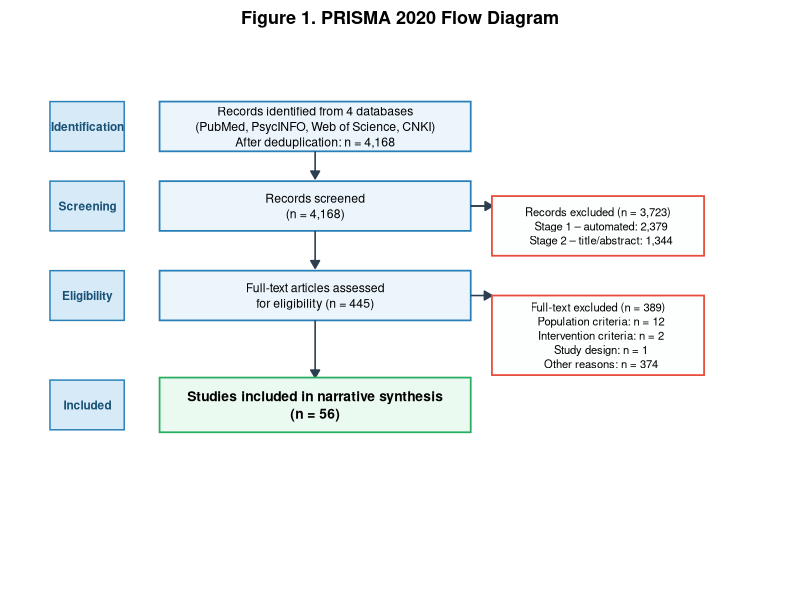

Source code (R):
# Figure 1: PRISMA 2020 Flow Diagram — Redesigned
# Paper 01 — WM Training Systematic Review
# Clean professional layout matching published PRISMA standards

library(ggplot2)
library(grid)

# ─────────────────────────────────────────────────
# DATA
# If per-database counts are available, fill in below.
# Currently using merged total only (n_per_db = NA).
# ─────────────────────────────────────────────────
n_pubmed    <- NA   # fill if known, e.g. 1823
n_psycinfo  <- NA
n_wos       <- NA
n_cnki      <- NA
n_total_raw <- NA   # total before deduplication (if known)
n_identified <- 4168  # after deduplication

n_screened          <- 4168
n_excluded_screen   <- 3723   # 4168 - 445
n_stage1            <- 2379   # automated keyword filter
n_stage2            <- 1344   # title/abstract review

n_fulltext          <- 445
n_fulltext_excluded <- 389    # 445 - 56
n_excl_population   <- 12
n_excl_intervention <- 2
n_excl_design       <- 1
n_excl_other        <- 389 - 12 - 2 - 1   # remaining (other reasons)

n_included          <- 56

# ─────────────────────────────────────────────────
# Build identification label based on available data
# ─────────────────────────────────────────────────
if (!is.na(n_pubmed)) {
  id_label <- sprintf(
    "Records identified from databases\nPubMed (n=%d), PsycINFO (n=%d)\nWeb of Science (n=%d), CNKI (n=%d)\nTotal after deduplication: n=%s",
    n_pubmed, n_psycinfo, n_wos, n_cnki,
    format(n_identified, big.mark=","))
} else {
  id_label <- sprintf(
    "Records identified from 4 databases\n(PubMed, PsycINFO, Web of Science, CNKI)\nAfter deduplication: n = %s",
    format(n_identified, big.mark=","))
}

# ─────────────────────────────────────────────────
# COORDINATE SYSTEM: x 0–100, y 0–100
# Main column center: x = 38
# Excluded boxes center: x = 78
# Phase labels: x = 6
# Row y-centers: 88, 74, 58, 36
# ─────────────────────────────────────────────────

BOX_W   <- 44   # main box width
BOX_H   <- 10   # main box height
EX_W    <- 30   # excluded box width
EX_H_1  <- 12   # excluded box height (screening)
EX_H_2  <- 16   # excluded box height (full-text)
CX      <- 38   # main column x
EX_CX   <- 78   # excluded column x

draw_prisma <- function() {

  p <- ggplot() +
    xlim(0, 100) + ylim(0, 100) +
    theme_void() +
    theme(
      plot.background = element_rect(fill = "white", color = NA),
      plot.margin = margin(8, 8, 8, 8),
      plot.title = element_text(size = 13, face = "bold",
                                hjust = 0.5, margin = margin(b = 10))
    )

  # ── helpers ──────────────────────────────────────

  dbox <- function(p, cx, cy, w, h, txt,
                   fill = "white", border = "#2C3E50",
                   tsize = 3.1, bold = FALSE) {
    face <- ifelse(bold, "bold", "plain")
    p +
      annotate("rect",
               xmin=cx-w/2, xmax=cx+w/2,
               ymin=cy-h/2, ymax=cy+h/2,
               fill=fill, color=border, linewidth=0.6) +
      annotate("text", x=cx, y=cy, label=txt,
               size=tsize, hjust=0.5, vjust=0.5,
               lineheight=1.05, fontface=face)
  }

  varrow <- function(p, x, y1, y2) {
    p + annotate("segment", x=x, xend=x, y=y1, yend=y2,
                 arrow=grid::arrow(length=unit(0.22,"cm"), type="closed"),
                 color="#2C3E50", linewidth=0.55)
  }

  harrow <- function(p, x1, x2, y) {
    p + annotate("segment", x=x1, xend=x2, y=y, yend=y,
                 arrow=grid::arrow(length=unit(0.22,"cm"), type="closed"),
                 color="#2C3E50", linewidth=0.55)
  }

  hline <- function(p, x1, x2, y) {
    p + annotate("segment", x=x1, xend=x2, y=y, yend=y,
                 color="#2C3E50", linewidth=0.55)
  }

  vline <- function(p, x, y1, y2) {
    p + annotate("segment", x=x, xend=x, y=y1, yend=y2,
                 color="#2C3E50", linewidth=0.55)
  }

  phase_label <- function(p, y, txt) {
    p +
      annotate("rect", xmin=0.5, xmax=11, ymin=y-5, ymax=y+5,
               fill="#D6EAF8", color="#2980B9", linewidth=0.5) +
      annotate("text", x=5.8, y=y, label=txt,
               size=3.0, fontface="bold", color="#1A5276",
               hjust=0.5, vjust=0.5)
  }

  # ── Phase labels ─────────────────────────────────
  p <- phase_label(p, 88, "Identification")
  p <- phase_label(p, 72, "Screening")
  p <- phase_label(p, 54, "Eligibility")
  p <- phase_label(p, 32, "Included")

  # ── ROW 1: Identification (y=88) ─────────────────
  p <- dbox(p, CX, 88, BOX_W, BOX_H, id_label,
            fill="#EBF5FB", border="#2980B9")

  # arrow down
  p <- varrow(p, CX, 83, 77.5)

  # ── ROW 2: Screened (y=72) ───────────────────────
  p <- dbox(p, CX, 72, BOX_W, BOX_H,
            sprintf("Records screened\n(n = %s)", format(n_screened, big.mark=",")),
            fill="#EBF5FB", border="#2980B9")

  # elbow to excluded: horizontal line + downward arrow into box
  p <- hline(p, CX + BOX_W/2, EX_CX - EX_W/2, 72)
  p <- harrow(p, CX + BOX_W/2, EX_CX - EX_W/2 + 0.1, 72)
  p <- dbox(p, EX_CX, 68, EX_W, EX_H_1,
            sprintf("Records excluded (n = %s)\n  Stage 1 – automated: %s\n  Stage 2 – title/abstract: %s",
                    format(n_excluded_screen, big.mark=","),
                    format(n_stage1, big.mark=","),
                    format(n_stage2, big.mark=",")),
            fill="#FDFEFE", border="#E74C3C", tsize=2.85)

  # arrow down main
  p <- varrow(p, CX, 67, 59.5)

  # ── ROW 3: Full-text eligibility (y=54) ──────────
  p <- dbox(p, CX, 54, BOX_W, BOX_H,
            sprintf("Full-text articles assessed\nfor eligibility (n = %d)", n_fulltext),
            fill="#EBF5FB", border="#2980B9")

  # elbow to excluded: horizontal arrow
  p <- harrow(p, CX + BOX_W/2, EX_CX - EX_W/2, 54)
  p <- dbox(p, EX_CX, 46, EX_W, EX_H_2,
            sprintf(paste0("Full-text excluded (n = %d)\n",
                           "  Population criteria: n = %d\n",
                           "  Intervention criteria: n = %d\n",
                           "  Study design: n = %d\n",
                           "  Other reasons: n = %d"),
                    n_fulltext_excluded,
                    n_excl_population,
                    n_excl_intervention,
                    n_excl_design,
                    n_excl_other),
            fill="#FDFEFE", border="#E74C3C", tsize=2.85)

  # arrow down main
  p <- varrow(p, CX, 49, 37.5)

  # ── ROW 4: Included (y=32) ───────────────────────
  p <- dbox(p, CX, 32, BOX_W, 11,
            sprintf("Studies included in narrative synthesis\n(n = %d)", n_included),
            fill="#EAFAF1", border="#27AE60", tsize=3.5, bold=TRUE)

  # title
  p <- p + labs(title = "Figure 1. PRISMA 2020 Flow Diagram")

  return(p)
}

p_prisma <- draw_prisma()

ggsave(
  filename = "E:/Meta-analysis writing project/projects/paper-01/06-write/paper01_figures/figure1_prisma.png",
  plot = p_prisma,
  width = 9, height = 11, dpi = 300, bg = "white"
)

cat("Figure 1 (PRISMA) saved.\n")
